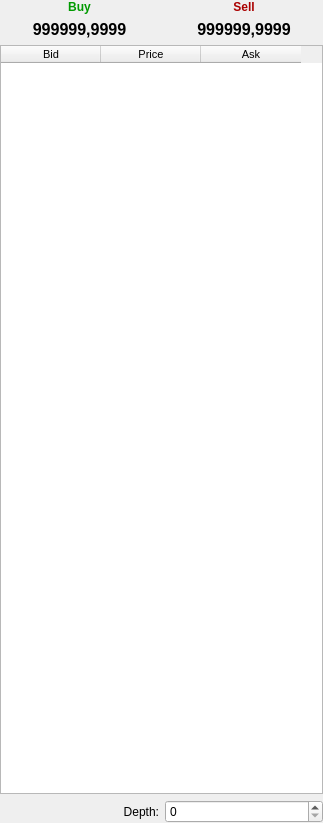
<?xml version="1.0" encoding="UTF-8"?>
<ui version="4.0">
 <class>GUIOrderBook</class>
 <widget class="QMainWindow" name="GUIOrderBook">
  <property name="geometry">
   <rect>
    <x>0</x>
    <y>0</y>
    <width>323</width>
    <height>823</height>
   </rect>
  </property>
  <property name="windowTitle">
   <string>GUIOrderBook</string>
  </property>
  <widget class="QWidget" name="centralWidget">
   <layout class="QVBoxLayout" name="verticalLayout_3">
    <property name="leftMargin">
     <number>0</number>
    </property>
    <property name="topMargin">
     <number>0</number>
    </property>
    <property name="rightMargin">
     <number>0</number>
    </property>
    <property name="bottomMargin">
     <number>0</number>
    </property>
    <item>
     <layout class="QHBoxLayout" name="horizontalLayout">
      <property name="bottomMargin">
       <number>0</number>
      </property>
      <item>
       <layout class="QVBoxLayout" name="verticalLayout">
        <item>
         <widget class="QLabel" name="labelBuy">
          <property name="font">
           <font>
            <pointsize>9</pointsize>
            <weight>75</weight>
            <bold>true</bold>
           </font>
          </property>
          <property name="text">
           <string>&lt;html&gt;&lt;head/&gt;&lt;body&gt;&lt;p&gt;&lt;span style=&quot; color:#009a00;&quot;&gt;Buy&lt;/span&gt;&lt;/p&gt;&lt;/body&gt;&lt;/html&gt;</string>
          </property>
          <property name="alignment">
           <set>Qt::AlignCenter</set>
          </property>
          <property name="margin">
           <number>0</number>
          </property>
         </widget>
        </item>
        <item>
         <widget class="QLabel" name="labelBuyPrice">
          <property name="font">
           <font>
            <pointsize>12</pointsize>
            <weight>75</weight>
            <bold>true</bold>
           </font>
          </property>
          <property name="text">
           <string>999999,9999</string>
          </property>
          <property name="alignment">
           <set>Qt::AlignCenter</set>
          </property>
         </widget>
        </item>
       </layout>
      </item>
      <item>
       <layout class="QVBoxLayout" name="verticalLayout_2">
        <item>
         <widget class="QLabel" name="labelSell">
          <property name="font">
           <font>
            <pointsize>9</pointsize>
            <weight>75</weight>
            <bold>true</bold>
           </font>
          </property>
          <property name="text">
           <string>&lt;html&gt;&lt;head/&gt;&lt;body&gt;&lt;p&gt;&lt;span style=&quot; color:#aa0000;&quot;&gt;Sell&lt;/span&gt;&lt;/p&gt;&lt;/body&gt;&lt;/html&gt;</string>
          </property>
          <property name="alignment">
           <set>Qt::AlignCenter</set>
          </property>
         </widget>
        </item>
        <item>
         <widget class="QLabel" name="labelSellPrice">
          <property name="font">
           <font>
            <pointsize>12</pointsize>
            <weight>75</weight>
            <bold>true</bold>
           </font>
          </property>
          <property name="text">
           <string>999999,9999</string>
          </property>
          <property name="alignment">
           <set>Qt::AlignCenter</set>
          </property>
         </widget>
        </item>
       </layout>
      </item>
     </layout>
    </item>
    <item>
     <widget class="QTableWidget" name="tableOrders">
      <property name="font">
       <font>
        <pointsize>8</pointsize>
       </font>
      </property>
      <property name="lineWidth">
       <number>1</number>
      </property>
      <property name="verticalScrollBarPolicy">
       <enum>Qt::ScrollBarAlwaysOff</enum>
      </property>
      <property name="horizontalScrollBarPolicy">
       <enum>Qt::ScrollBarAlwaysOff</enum>
      </property>
      <property name="sizeAdjustPolicy">
       <enum>QAbstractScrollArea::AdjustToContentsOnFirstShow</enum>
      </property>
      <property name="autoScroll">
       <bool>false</bool>
      </property>
      <property name="editTriggers">
       <set>QAbstractItemView::NoEditTriggers</set>
      </property>
      <property name="selectionMode">
       <enum>QAbstractItemView::NoSelection</enum>
      </property>
      <property name="selectionBehavior">
       <enum>QAbstractItemView::SelectRows</enum>
      </property>
      <property name="gridStyle">
       <enum>Qt::CustomDashLine</enum>
      </property>
      <property name="sortingEnabled">
       <bool>false</bool>
      </property>
      <property name="wordWrap">
       <bool>false</bool>
      </property>
      <property name="cornerButtonEnabled">
       <bool>true</bool>
      </property>
      <attribute name="horizontalHeaderVisible">
       <bool>true</bool>
      </attribute>
      <attribute name="horizontalHeaderCascadingSectionResizes">
       <bool>false</bool>
      </attribute>
      <attribute name="horizontalHeaderDefaultSectionSize">
       <number>100</number>
      </attribute>
      <attribute name="verticalHeaderVisible">
       <bool>false</bool>
      </attribute>
      <attribute name="verticalHeaderDefaultSectionSize">
       <number>25</number>
      </attribute>
      <attribute name="verticalHeaderMinimumSectionSize">
       <number>0</number>
      </attribute>
      <column>
       <property name="text">
        <string>Bid</string>
       </property>
      </column>
      <column>
       <property name="text">
        <string>Price</string>
       </property>
      </column>
      <column>
       <property name="text">
        <string>Ask</string>
       </property>
      </column>
     </widget>
    </item>
    <item>
     <layout class="QHBoxLayout" name="horizontalLayout_2">
      <item>
       <widget class="QLabel" name="labelDepth">
        <property name="text">
         <string>Depth:</string>
        </property>
        <property name="alignment">
         <set>Qt::AlignRight|Qt::AlignTrailing|Qt::AlignVCenter</set>
        </property>
        <property name="margin">
         <number>0</number>
        </property>
       </widget>
      </item>
      <item>
       <widget class="QSpinBox" name="spinBoxDepth">
        <property name="maximum">
         <number>1000</number>
        </property>
       </widget>
      </item>
     </layout>
    </item>
   </layout>
  </widget>
 </widget>
 <layoutdefault spacing="6" margin="11"/>
 <resources/>
 <connections/>
</ui>
